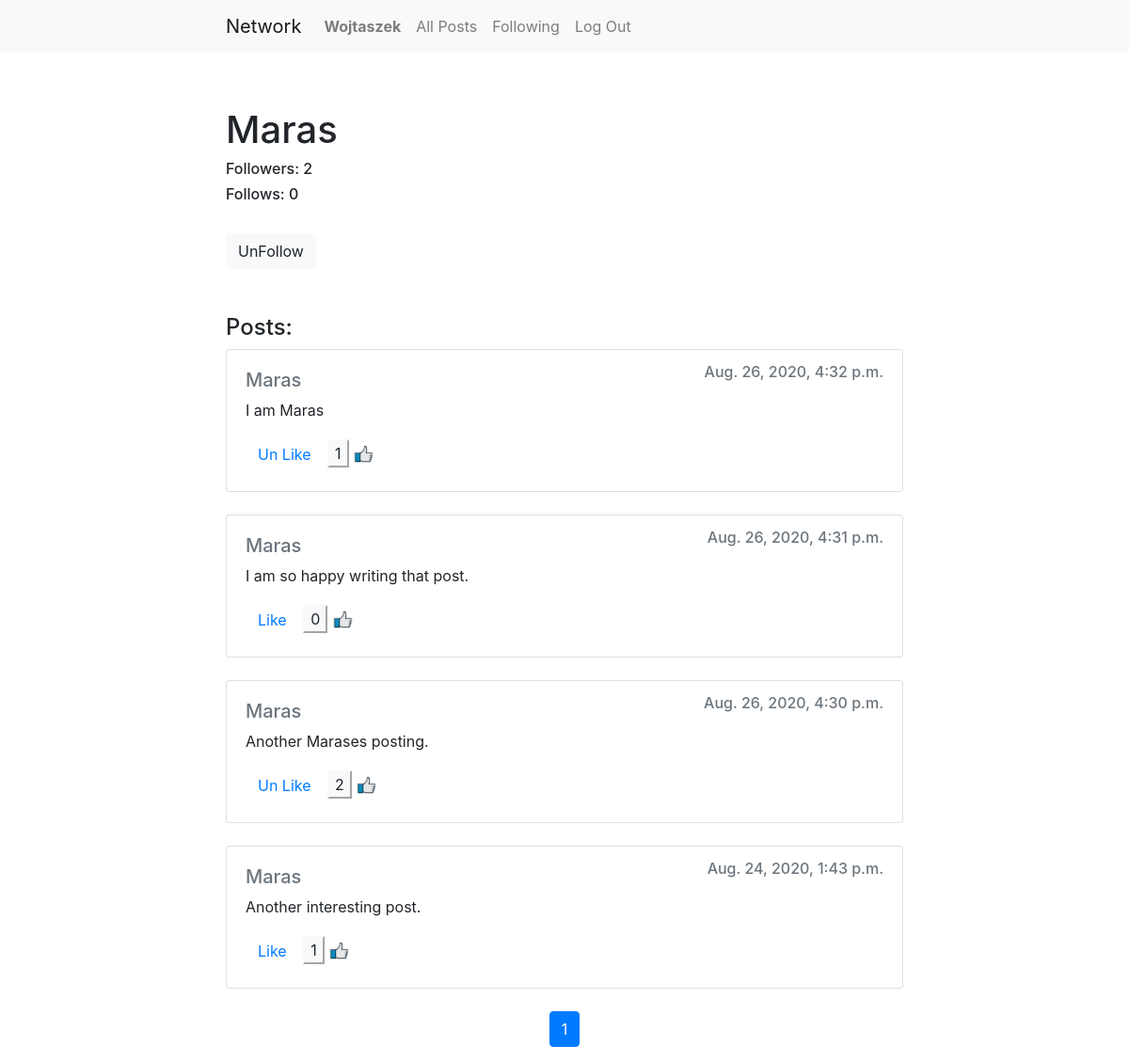
The page /user/3 (signed in) on the database its author committed.
### network/models.py (models this page shows, shortened)
class User(AbstractUser):
    follow_users = models.ManyToManyField("network.User", related_name="followers", blank=True)
    def following_count(self):
        return self.follow_users.aggregate(Count('pk'))['pk__count']
    def followers_count(self):
        return self.followers.aggregate(Count('pk'))['pk__count']

class Post(models.Model):
    creator = models.ForeignKey("User", on_delete=models.CASCADE, related_name="posts")
    content = models.CharField(max_length=10000)
    timestamp = models.DateTimeField(auto_now_add=True)
    def num_likes(self):
        return self.likes.aggregate(Count('pk'))['pk__count']

class Like(models.Model):
    creator = models.ForeignKey("User", on_delete=models.CASCADE, related_name="likes")
    post = models.ForeignKey(Post, on_delete=models.CASCADE, related_name="likes")

### network/views.py (the view)
# urls.py: path("user/<int:user_id>", views.user_view, name="user_view"),
def user_view(request, user_id):
    if not request.user.is_authenticated:
        return render(request, "network/log_in_alert.html")
    owner = User.objects.get(id=user_id)
    is_following = False
    followers = request.user.follow_users
    try:
        followers.get(id=user_id)
        is_following = True
    except User.DoesNotExist:
        pass
    return render(request, "network/user_site.html", {
        "owner": owner,
        "is_following": is_following,
        "page_obj": make_listing(request, Post.objects.order_by("-timestamp").filter(creator=owner))
    })

### network/views.py (called while the page is built)
def make_listing(request, posts):
    paginator = Paginator(posts, 10)
    if request.method == "GET":
        page_number = request.GET.get("page")
    else:
        page_number = 1
    page_obj = paginator.get_page(page_number)
    return page_obj

### network/templates/network/user_site.html (shortened to what this page needs)
{% extends "network/posts_template.html" %}
{% block heading %}
    <br/><br/>
    <h1>{{ owner.username }}</h1>
    <h6>Followers: {{ owner.followers_count }}</h6>
    <h6>Follows: {{ owner.following_count }}</h6>
    <br/>
    {% if user.is_authenticated %}
    {% if owner.id != user.id %}
        <form action="{% url 'follow_user' owner.id %}" method="post">
        {% if is_following %}
            <input type="submit" class="btn btn-light" value="UnFollow">
        {% else %}
            <input type="submit" class="btn btn-light" value="Follow">
        {% endif %}
        </form>
    {% endif %}
    {% endif %}
    <br/><br/>
    <h4>Posts:</h4>
{% endblock %}

### network/templates/network/posts_template.html (shortened to what this page needs)
{% extends "network/layout.html" %}
{% load static %}
{% block body %}
{% block heading %}
{% endblock %}
        {% for post in page_obj %}
        <div id="post{{ post.id }}" data-creator="{{ post.creator.id }}" class="card">
            <div class="card-body">
                <h6 class="card-subtitle mb-2 text-muted" style="float: right">{{ post.timestamp }}</h6>
                <h5><a class="card-subtitle mb-2 text-muted" href="{% url 'user_view' post.creator.id %}">{{ post.creator }}</a></h5>
                <p id="content{{ post.id }}" class="card-text">{{ post.content }}</p>
                {% if user.is_authenticated %}
                    {% if user.id == post.creator.id %}
                        <button data-post="{{ post.id }}" class="edit btn btn-light" style="float: right">Edit</button>
                    {% else %}
                        <button id="like_button{{ post.id }}" data-post="{{ post.id }}" class="like btn btn-link">
                        {% for like in post.likes.all %}
                            {% if like.creator.id == user.id %}
                                Un
                            {% endif %}
                        {% endfor %}
                        Like</button>
                    {% endif %}
                {% endif %}
                <button id="likes{{ post.id }}" class="disabled btn-light">{{ post.num_likes }}</button>
                <img id="like-image" src="{% static 'network/like.jpg' %}">
            </div>
        </div>
        <br/>
    {% endfor %}
    <nav aria-label="...">
        <ul class="pagination justify-content-center">
            <li class="page-item active" aria-current="page">
                <span class="page-link">
                    {{ page_obj.number }}
                </span>
            </li>
        </ul>
    </nav>
{% endblock %}

### network/templates/network/layout.html (shortened to what this page needs)
{% load static %}
<!DOCTYPE html>
<html lang="en">
    <head>
        <link rel="stylesheet" href="https://stackpath.bootstrapcdn.com/bootstrap/4.4.1/css/bootstrap.min.css">
        <link href="{% static 'network/styles.css' %}" rel="stylesheet">
    </head>
    <body>
        <div id="navbar">
        <nav class="navbar navbar-expand-lg navbar-light bg-light">
            <a class="navbar-brand" href="#">Network</a>
            <div>
              <ul class="navbar-nav mr-auto">
                {% if user.is_authenticated %}
                    <li class="nav-item">
                        <a class="nav-link" href="{% url 'user_view' user.id %}"><strong>{{ user.username }}</strong></a>
                    </li>
                {% endif %}
                <li class="nav-item">
                  <a class="nav-link" href="{% url 'index' %}">All Posts</a>
                </li>
                {% if user.is_authenticated %}
                    <li class="nav-item">
                        <a class="nav-link" href="{% url 'following' %}">Following</a>
                    </li>
                    <li class="nav-item">
                        <a class="nav-link" href="{% url 'logout' %}">Log Out</a>
                    </li>
                {% endif %}
              </ul>
            </div>
          </nav>
        </div>
        <div class="body">
            {% block body %}
            {% endblock %}
        </div>
    </body>
</html>

### network/static/network/styles.css (style rules this page uses)
.navbar { padding-left: 20%; padding-right: 20%; }
.body { padding-top: 10px; padding-left: 20%; padding-right: 20%; }
.disabled { pointer-events: none; cursor: default; }
#like-image { height: 20px; }

### rows shown on the page
User: username "Wojtaszek"
User: username "Maras", followers_count "2", following_count "0"
Post: timestamp "Aug. 26, 2020, 4:32 p.m.", creator "Maras", content "I am Maras", num_likes "1"
Like: shows "Un"
Post: timestamp "Aug. 26, 2020, 4:31 p.m.", creator "Maras", content "I am so happy writing that post.", num_likes "0"
Post: timestamp "Aug. 26, 2020, 4:30 p.m.", creator "Maras", content "Another Marases posting.", num_likes "2"
Like: shows "Un"
Post: timestamp "Aug. 24, 2020, 1:43 p.m.", creator "Maras", content "Another interesting post.", num_likes "1"

### other values the page prints
{{ page_obj.number }} "1"
